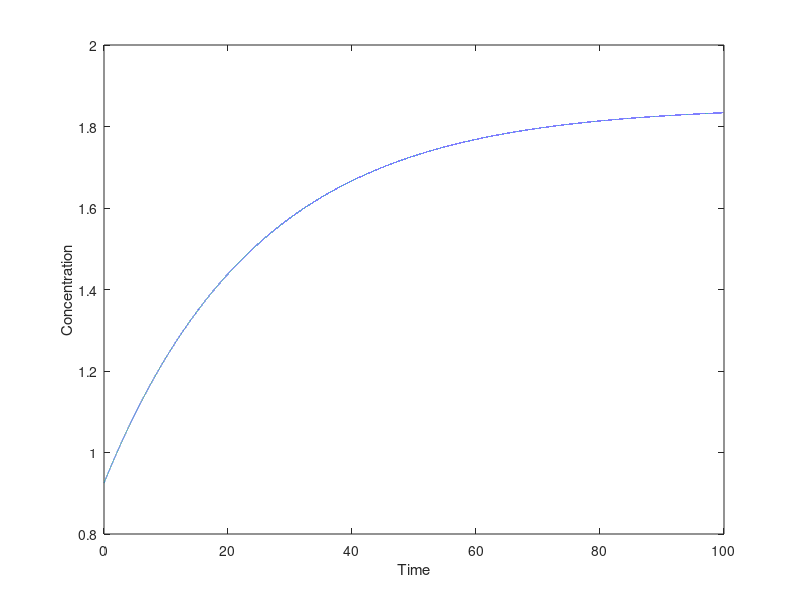

This figure's MATLAB source:
clc
f= 0.085; 
v= 2.1; C0= 1.85; C= 0.925; t= 0; dt= 0.001; 
for n = 1:100000     
    X(n,:)= [C t];     
    dC= f*(C0-C)/v;     
    C= C+dt*dC;     
    t= t+dt; 
end
figure; 
plot(X(:,2),X(:,1)) 
xlabel('Time') 
ylabel('Concentration')